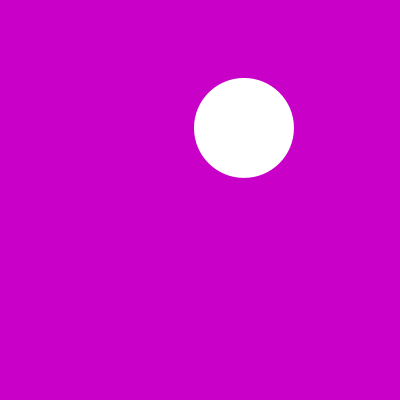
Frame 1 (no input)
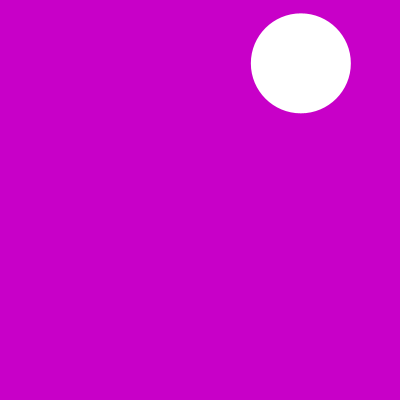
Frame 60 (the mouse pressed at the canvas centre just before this capture)
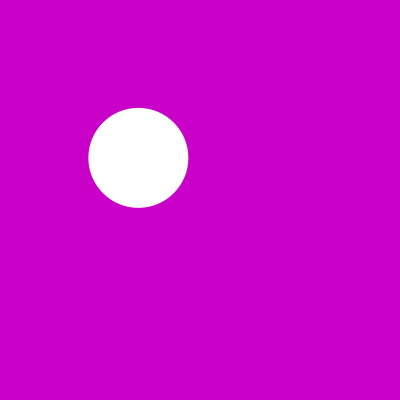
Frame 120 (the mouse held since frame 60 and released just before this capture)

The Processing sketch that drew these frames (run headless with seeded random() and noise(); from frame 60 on, the mouse is pressed at the canvas centre):

// Processing sketch: processing_66282
// ── processing_66282.pde

float d;
float xPos;
float yPos;
float xVel;
float yVel;


void setup() { 
  size(400,400);
  background(200,0,200);
  smooth();
  noStroke();
  fill(255);
  frameRate(20);

d = random(100,100);
xPos = random(d/2, width - (d/2));
yPos = random(d/2, height - (d/2));
xVel = random(-3,3);
yVel = random(-3,3);
  }

void draw() {
  background(200,0,200);
  noStroke();
  fill(255);
  ellipse(xPos,yPos,d,d);
  
  xPos = xPos + xVel;
  yPos = yPos + yVel;
  
  if(xPos < (d/2)) {
    xVel = xVel*(-1);
     fill(255);
  }
  else if(yPos < (d/2)){    
  yVel = yVel*(-1);
   fill(255);
}
else if(xPos > width -(d/2)){
  xVel = xVel*(-1);
  fill(225);
}
else if (yPos > height- (d/2)){
  yVel = yVel*(-1);
  fill(255);

}

}
//    if(mouseX <= 30/2) x =--x;{

  
//    if(pmouseX < /2);
  
  
//  if(pmouseX !=0 && pmouseY !=0)
    //fill(0,170,255);
    
    //rect(0, 0, width, height);
    //background(250,170,200);
//    
//    fill(0,170,255);
//    line(mouseX, mouseY, pmouseX, pmouseY);
//  if(mouseX < width/4 || mouseX > width*3/4 || mouseY < height/4 || mouseY > height*3/4) {
////    fill(255);
////    ellipse(width/4,height/2, 20, 20);
//    background(200,0,200);
//  }
//  
//  {
//    fill(0);
//    ellipseMode(CORNER);
//    ellipse(width/4, height/4, width/2, height/2);
//  }



// this is a background
//    rectMode(RADIUS);
//    rect(0, 0, width, height);
//    noStroke();

//this is my ellipse




//ellipse(x, y, width, height)
